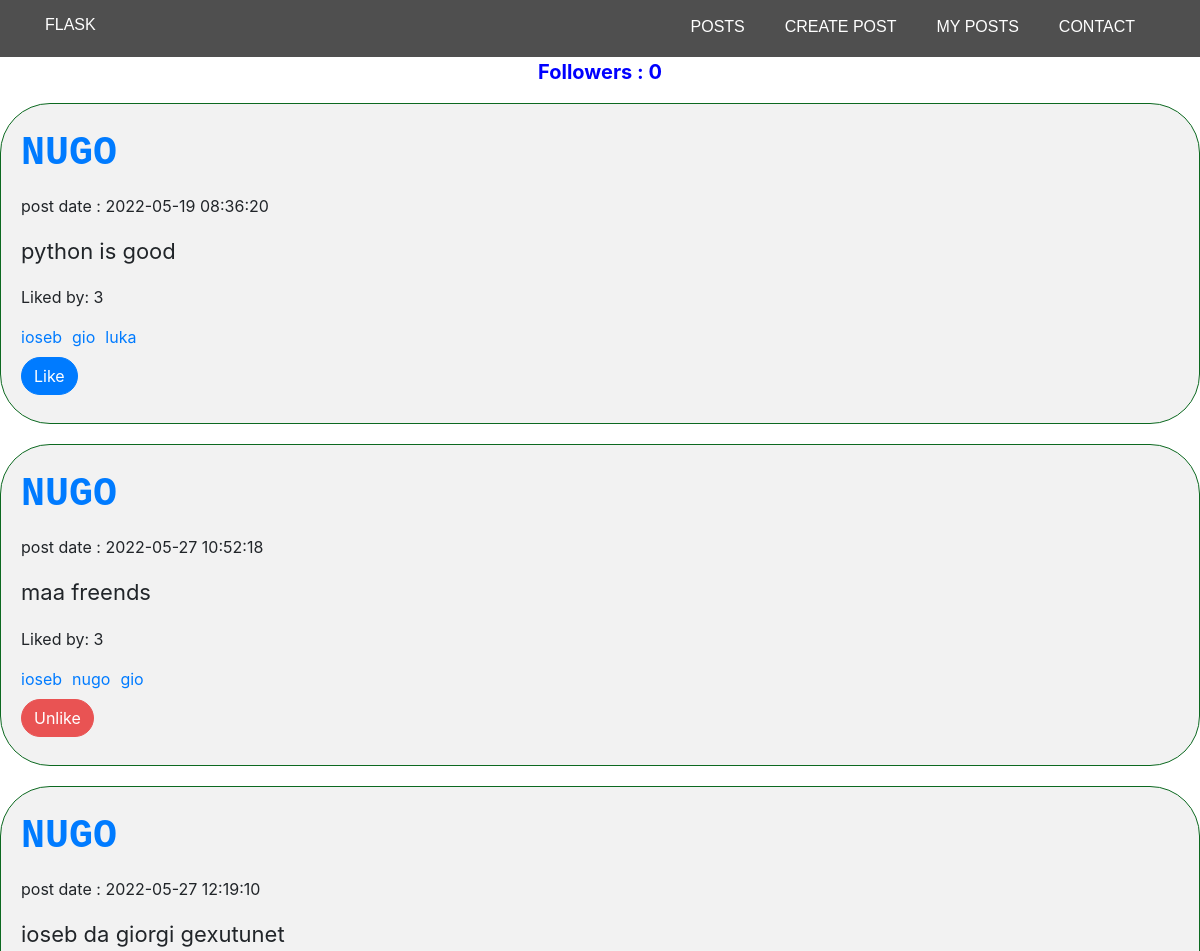
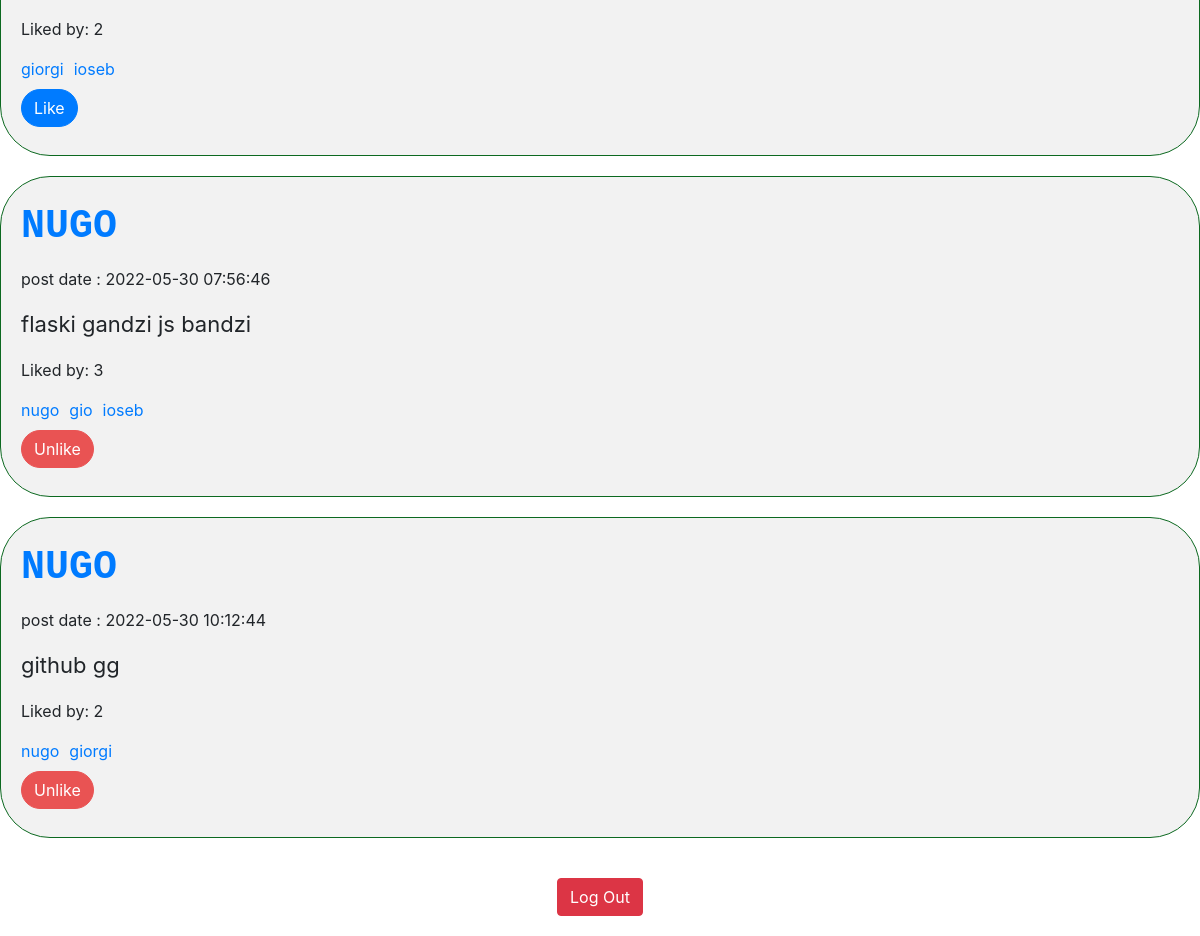
Screenshot of /my-posts (signed in) with the database file from the repository (2 pictures, top to bottom).
### tables this page shows
CREATE TABLE user (Username TEXT, Userid INTEGER PRIMARY KEY, password TEXT);

CREATE TABLE posts 
            (postid INTEGER PRIMARY KEY, 
            post TEXT,
            userid INTEGER,
            post_date default current_timestamp,
            FOREIGN KEY(userid) REFERENCES user(Userid));

### app.py (the view)
@app.route('/my-posts')
def my_posts():
    if "username" not in session.keys():
        return redirect(url_for('login'))
    posts = []
    c.execute("SELECT userid FROM user WHERE username = ?", (session['username'],))
    userid = c.fetchone()[0]
    c.execute("SELECT * FROM posts where userid = ?", (userid,))
    for row in c.fetchall():
        liked_by = []
        c.execute("SELECT userid FROM likes WHERE postid = ?", (row[0],))
        for user in c.fetchall():
            try:
                c.execute("SELECT Username FROM user WHERE Userid = ?", (user[0],))
                liked_by.append(c.fetchone()[0])
            except:
                pass
        liked_me = False
        if session["username"] in liked_by:
            liked_me = True
        c.execute("SELECT username FROM user WHERE Userid = ?", (row[2],))
        posts.append({'postid': row[0],'liked_me': liked_me, 'liked_by': liked_by, 'post': row[1], 'userid': row[2], 'post_date': row[3], 'username': c.fetchone()[0]})
    followers = 0
    c.execute("select following_id from followers where userid = ?", (userid,))
    for row in c.fetchall():
        followers += 1
    return render_template('userposts.html', posts=posts, user=session['username'], followers=followers)

### templates/userposts.html (shortened to what this page needs)
<!DOCTYPE html>
<html lang="en">
<head>
    <link rel="stylesheet" href="https://cdn.jsdelivr.net/npm/bootstrap@4.3.1/dist/css/bootstrap.min.css">
    <link rel="stylesheet" href="{{ url_for('static', filename='css/style.css') }}">
</head>
<body>
    {% extends 'main.html' %}
    {% block content %}
    <p style="text-align: center; font-size: 20px; color:blue; font-weight: bold;">Followers : {{followers}}</p>
    {% if posts %}
    {% for i in range(posts |length) %}
        <div class="blog-post">
            <div class="blog-post-title">
                <a href="/posts/{{posts[i]['username']|lower}}">{{posts[i]["username"]|upper}}</a>
            </div>
            <div><p>post date : {{ posts[i]['post_date']}}</p></div>
            <div class="blog-post-body">
                <p>{{ posts[i]["post"] }}</p>
            </div>
            {% if posts[i]["liked_by"] %}
                <div class="liked-by">
                    <p>Liked by: <span class="liked">{{ posts[i]["liked_by"]|length }}</span></p>
                    <div class="liked_by">
                        {% for j in range(posts[i]["liked_by"]|length) %}
                        <a href="/posts/{{ posts[i]['liked_by'][j] }}" style="margin-bottom: 8px;">{{posts[i]["liked_by"][j]}}</a>
                        {% endfor %}
                    </div>
                </div>
            {% endif %}
            <form action="/posts/{{posts[i]['username']|lower}}" method="post">
                <div class="form-row align-items-center">
                {% if posts[i]["liked_me"] %}
                    <div class="col-auto">
                        <button type="submit" class="btn btn-primary mb-2" style="border-radius: 50px;background-color: rgb(233, 83, 83); border-color: rgb(233, 83, 83);">Unlike</button>
                    </div>
                {% else %}
                <div class="col-auto">
                    <button type="submit" class="btn btn-primary mb-2" style="border-radius: 50px;">Like</button>
                </div>
                {% endif %}
                </div>
              </form>
        </div>
    {% endfor %}
    {% else %}
        <p style="text-align: center; font-size: 20px;">No posts yet</p>
    {% endif %}
    <form action="/logout">
        <fieldset style="margin-top: 40px; margin-bottom: 20px;" class="d-flex justify-content-center">
            <button name="submit" type="submit" class="btn btn-danger">Log Out</button>
        </fieldset>
    </form>
    {% endblock %}

### templates/main.html (shortened to what this page needs)
    <header class="main-header">
        <div class="container">
            <h2>FLASK</h2>
            <nav class="main-navigation">
                <li><a href="/posts">Posts </a></li>
                {% if session["username"] == "admin" %}
                    <li><a href="/create-post">Create User Post</a></li>
                    <li><a href="/users">Users</a></li>
                {% elif 'username' in session %}
                    <li><a href="/create-post">Create Post</a></li>
                    <li><a href="/my-posts">My Posts</a></li>
                {% else %}
                    {% if sign_up %}
                        <li><a href="/login">Login</a></li>
                    {% else %}
                        <li><a href="/register">Registration</a></li>
                    {% endif %}
                {% endif %}
                <li><a href="#contact">Contact</a></li>
            </nav>
        </div>
    </header>
{% block content %}
{% endblock %}

### static/css/style.css (style rules this page uses)
.blog-post { padding: 20px; border-bottom: 2px solid #ececec; margin-bottom: 20px; border: 1px solid #0c6920; border-radius: 50px; background-color: #f2f2f2; }
li { list-style-type: none; }
.blog-post-title { color: #006699; font-size: 40px; font-family: 'Courier New', Courier, monospace; font-weight: bold; margin-bottom: 10px; display: flex; align-items: center: gap: 20px; }
.blog-post-body { font-size: 22px; line-height: 1.6; margin-bottom: 10px; }
.liked_by { display: flex; gap: 10px; }
.main-header { top: 0; padding: 15px; width: 100%; background-color: rgba(35, 35, 35, 0.8); z-index: 11; }
.main-header .container { font-family: "Source Sans Pro Bold", sans-serif; display: flex; justify-content: space-between; text-transform: uppercase; }
.main-header .container h2 { font-size: 16px; color: white; }
.main-header .container .main-navigation { height: 0px; transition: 1s height; text-transform: uppercase; display: flex; }
.main-header .container .main-navigation li { padding: 0 20px; }
.main-header .container .main-navigation li a { font-size: 16px; color: white; -webkit-transition: 0.3s; -moz-transition: 0.3s; -o-transition: 0.3s; transition: 0.3s; }

### rows the page displays
user: Username "NUGO" "NUGO" "NUGO" "NUGO" "NUGO", Username "nugo" "nugo" "nugo"
posts: post_date "2022-05-19 08:36:20", post "python is good"
user: Username "ioseb" "ioseb" "ioseb" "ioseb"
user: Username "gio" "gio" "gio"
user: Username "luka"
posts: post_date "2022-05-27 10:52:18", post "maa freends"
posts: post_date "2022-05-27 12:19:10", post "ioseb da giorgi gexutunet"
user: Username "giorgi" "giorgi"
posts: post_date "2022-05-30 07:56:46", post "flaski gandzi js bandzi"
posts: post_date "2022-05-30 10:12:44", post "github gg"

### other values shown
{{ followers }} "0"
{{ posts[i]["liked_by"]|length }} "3" "3" "2" "3" "2"
